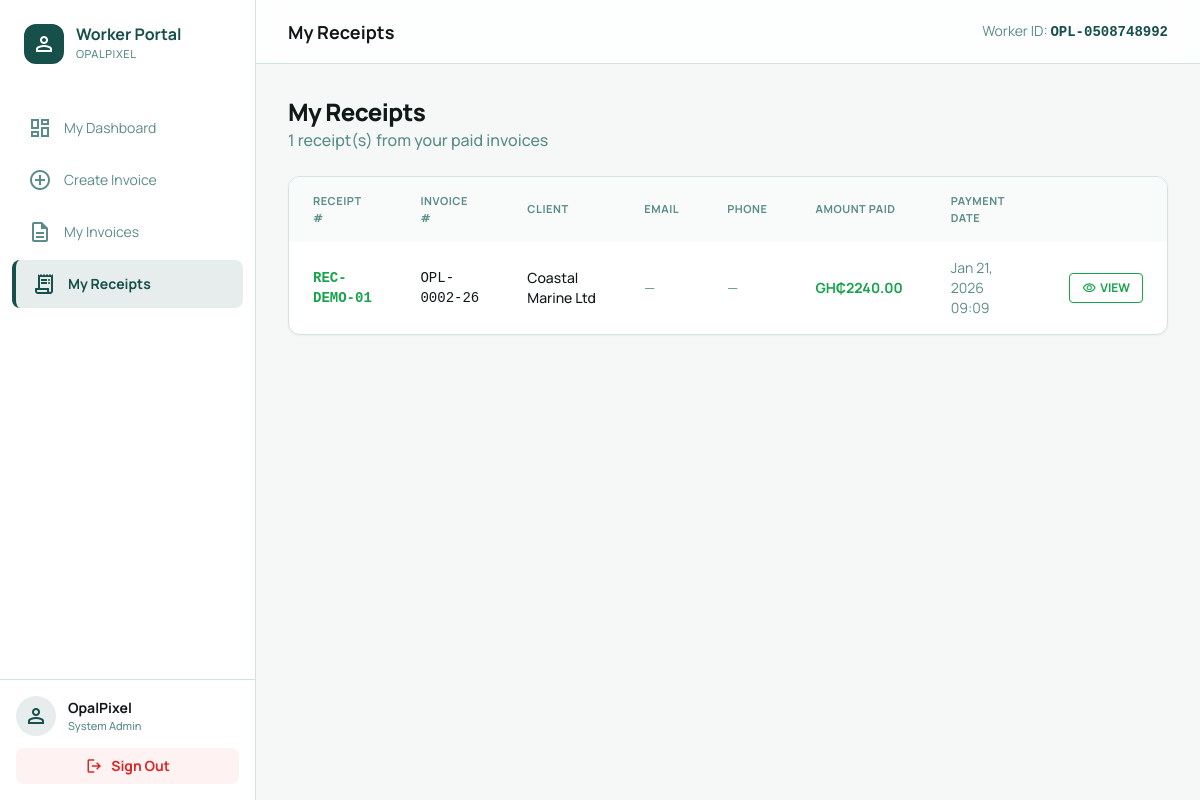
/worker/receipts (signed in), run on the app's committed database.
### models.py (models this page shows, shortened)
class User(UserMixin, db.Model):
    id = db.Column(db.Integer, primary_key=True)
    full_name = db.Column(db.String(100), nullable=False)
    worker_id = db.Column(db.String(50), unique=True, nullable=False)
    position = db.Column(db.String(50))
    nationality = db.Column(db.String(80))
    location = db.Column(db.String(150))
    address = db.Column(db.String(255))
    image_path = db.Column(db.String(255))
    role = db.Column(db.String(20), default='worker') # 'admin' or 'worker'
    password_hash = db.Column(db.String(128))

class Receipt(db.Model):
    id = db.Column(db.Integer, primary_key=True)
    invoice_id = db.Column(db.Integer, db.ForeignKey('invoice.id'), nullable=False)
    payment_date = db.Column(db.DateTime, default=datetime.utcnow)
    amount_paid = db.Column(db.Float, nullable=False)
    receipt_number = db.Column(db.String(50), unique=True, nullable=False)

class Invoice(db.Model):
    id = db.Column(db.Integer, primary_key=True)
    invoice_number = db.Column(db.String(30), unique=True)
    client_name = db.Column(db.String(100), nullable=False)
    client_email = db.Column(db.String(120))
    client_phone = db.Column(db.String(30))
    client_address = db.Column(db.String(255))
    amount = db.Column(db.Float, nullable=False)
    tax_rate = db.Column(db.Float, default=0.0)
    tax_amount = db.Column(db.Float, default=0.0)
    status = db.Column(db.String(20), default='Pending') # Pending, Paid
    date_created = db.Column(db.DateTime, default=datetime.utcnow)
    due_date = db.Column(db.DateTime)
    user_id = db.Column(db.Integer, db.ForeignKey('user.id'), nullable=False)
    user = db.relationship('User', backref='invoices', lazy=True)
    items = db.relationship('InvoiceItem', backref='invoice', lazy=True)
    receipt = db.relationship('Receipt', backref='invoice', uselist=False, lazy=True)

### app.py (the view)
@app.route('/worker/receipts')
@login_required
def my_receipts():
    my_invoice_ids = [inv.id for inv in Invoice.query.filter_by(user_id=current_user.id).all()]
    receipts = Receipt.query.filter(Receipt.invoice_id.in_(my_invoice_ids)).order_by(Receipt.payment_date.desc()).all()
    return render_template('my_receipts.html', user=current_user, receipts=receipts)

### auth.py (called while the page is built)
@login_manager.user_loader
def load_user(user_id):
    return User.query.get(int(user_id))

### templates/my_receipts.html (shortened to what this page needs)
{% extends "base_worker.html" %}
{% block page_title %}My Receipts{% endblock %}
{% block content %}
<div class="max-w-6xl mx-auto">
  <div class="mb-6">
    <h2 class="text-2xl font-extrabold tracking-tight">My Receipts</h2>
    <p class="text-[#5a8c88] font-medium">{{ receipts|length }} receipt(s) from your paid invoices</p>
  </div>
  <div class="bg-white dark:bg-[#1a2b2a] rounded-xl border border-[#d3e3e2] dark:border-[#2a3a39] shadow-sm overflow-hidden">
    <div class="overflow-x-auto">
      <table class="w-full text-left">
        <thead class="bg-[#f9fafa] dark:bg-[#233534] text-[#5a8c88] text-[11px] font-bold uppercase tracking-wider">
          <tr>
            <th class="px-6 py-4">Receipt #</th>
            <th class="px-6 py-4">Invoice #</th>
            <th class="px-6 py-4">Client</th>
            <th class="px-6 py-4">Email</th>
            <th class="px-6 py-4">Phone</th>
            <th class="px-6 py-4">Amount Paid</th>
            <th class="px-6 py-4">Payment Date</th>
            <th class="px-6 py-4"></th>
          </tr>
        </thead>
        <tbody class="divide-y divide-[#d3e3e2] dark:divide-[#2a3a39]">
          {% for receipt in receipts %}
          <tr class="hover:bg-gray-50 dark:hover:bg-[#233534]/50 transition-colors">
            <td class="px-6 py-4 font-bold text-sm font-mono text-green-600">{{ receipt.receipt_number }}</td>
            <td class="px-6 py-4 text-sm font-mono">{{ receipt.invoice.invoice_number or ('#INV-' ~ receipt.invoice.id) }}</td>
            <td class="px-6 py-4 text-sm font-medium">{{ receipt.invoice.client_name }}</td>
            <td class="px-6 py-4 text-sm text-[#5a8c88]">{{ receipt.invoice.client_email or '—' }}</td>
            <td class="px-6 py-4 text-sm text-[#5a8c88]">{{ receipt.invoice.client_phone or '—' }}</td>
            <td class="px-6 py-4 font-bold text-sm text-green-600">GH₵{{ "%.2f"|format(receipt.amount_paid) }}</td>
            <td class="px-6 py-4 text-sm text-[#5a8c88]">{{ receipt.payment_date.strftime('%b %d, %Y %H:%M') }}</td>
            <td class="px-6 py-4 text-right whitespace-nowrap">
              <a href="{{ url_for('view_receipt', invoice_id=receipt.invoice_id) }}" class="inline-flex items-center gap-1 text-green-600 hover:text-green-700 font-bold text-xs border border-green-600 px-3 py-1.5 rounded">
                <span class="material-symbols-outlined text-[14px]">visibility</span>
                VIEW
              </a>
            </td>
          </tr>
          {% endfor %}
        </tbody>
      </table>
    </div>
  </div>
</div>
{% endblock %}

### templates/base_worker.html (shortened to what this page needs)
<!DOCTYPE html>
<html lang="en" class="light">
<head>
  <script src="https://cdn.tailwindcss.com?plugins=forms,container-queries"></script>
  <script id="tailwind-config">
    tailwind.config = {
      darkMode: "class",
      theme: {
        extend: {
          colors: {
            primary: "#174f4a",
            accent: "#F4B393",
            "background-light": "#f6f8f8",
            "background-dark": "#131f1e",
          },
          fontFamily: {
            display: ["Manrope", "sans-serif"],
          },
        },
      },
    };
  </script>
</head>
<body class="bg-background-light dark:bg-background-dark text-[#101918] dark:text-[#f9fbfb] min-h-screen flex overflow-hidden">
  <aside class="w-64 border-r border-[#d3e3e2] dark:border-[#2a3a39] bg-white dark:bg-[#1a2b2a] flex flex-col h-screen shrink-0">
    <div class="p-6 flex items-center gap-3">
      <div class="size-10 rounded-xl bg-primary flex items-center justify-center text-white">
        <span class="material-symbols-outlined">person</span>
      </div>
      <div>
        <h1 class="text-primary dark:text-[#f9fbfb] text-base font-bold leading-none">Worker Portal</h1>
        <p class="text-[#5a8c88] text-[11px] font-medium uppercase tracking-wider mt-1">OpalPixel</p>
      </div>
    </div>
    <nav class="flex-1 px-3 py-4 space-y-1">
      <a class="flex items-center gap-3 px-4 py-3 rounded-lg text-[#5a8c88] hover:bg-gray-50 dark:hover:bg-[#233534] transition-colors {{ 'active-nav text-primary font-bold' if request.endpoint == 'worker_dashboard' else '' }}" href="{{ url_for('worker_dashboard') }}">
        <span class="material-symbols-outlined">dashboard</span><span class="text-sm">My Dashboard</span>
      </a>
      <a class="flex items-center gap-3 px-4 py-3 rounded-lg text-[#5a8c88] hover:bg-gray-50 dark:hover:bg-[#233534] transition-colors {{ 'active-nav text-primary font-bold' if request.endpoint == 'create_invoice' else '' }}" href="{{ url_for('create_invoice') }}">
        <span class="material-symbols-outlined">add_circle</span><span class="text-sm">Create Invoice</span>
      </a>
      <a class="flex items-center gap-3 px-4 py-3 rounded-lg text-[#5a8c88] hover:bg-gray-50 dark:hover:bg-[#233534] transition-colors {{ 'active-nav text-primary font-bold' if request.endpoint == 'my_invoices' else '' }}" href="{{ url_for('my_invoices') }}">
        <span class="material-symbols-outlined">description</span><span class="text-sm">My Invoices</span>
      </a>
      <a class="flex items-center gap-3 px-4 py-3 rounded-lg text-[#5a8c88] hover:bg-gray-50 dark:hover:bg-[#233534] transition-colors {{ 'active-nav text-primary font-bold' if request.endpoint == 'my_receipts' else '' }}" href="{{ url_for('my_receipts') }}">
        <span class="material-symbols-outlined">receipt_long</span><span class="text-sm">My Receipts</span>
      </a>
    </nav>
    <div class="p-4 mt-auto border-t border-[#d3e3e2] dark:border-[#2a3a39]">
      <div class="flex items-center gap-3 mb-3">
        {% if user.image_path %}
        <img src="{{ url_for('static', filename=user.image_path) }}" alt="Profile" class="size-10 rounded-full object-cover border-2 border-primary/30">
        {% else %}
        <div class="size-10 rounded-full bg-primary/10 flex items-center justify-center">
          <span class="material-symbols-outlined text-primary">person</span>
        </div>
        {% endif %}
        <div class="flex-1 min-w-0">
          <p class="text-sm font-bold truncate">{{ user.full_name }}</p>
          <p class="text-[11px] text-[#5a8c88] font-medium truncate">{{ user.position or 'Worker' }}</p>
        </div>
      </div>
      <a href="{{ url_for('auth.logout') }}" class="w-full bg-red-50 text-red-600 py-2 rounded-lg font-bold text-sm flex items-center justify-center gap-2 hover:bg-red-100 transition-colors">
        <span class="material-symbols-outlined text-[18px]">logout</span>
        Sign Out
      </a>
    </div>
  </aside>
  <main class="flex-1 flex flex-col overflow-hidden h-screen">
    <header class="h-16 border-b border-[#d3e3e2] dark:border-[#2a3a39] bg-white/80 dark:bg-[#1a2b2a]/80 backdrop-blur-md px-8 flex items-center justify-between z-10">
      <div class="flex items-center gap-4">
        <h2 class="text-lg font-bold">{% block page_title %}Dashboard{% endblock %}</h2>
      </div>
      <div class="flex items-center gap-4">
        <span class="text-sm text-[#5a8c88]">Worker ID: <span class="font-mono font-bold text-primary">{{ user.worker_id }}</span></span>
      </div>
    </header>
    <div id="dashboardContent" class="flex-1 overflow-y-auto p-8 custom-scrollbar dashboard-scroll">
      {% block content %}{% endblock %}
    </div>
  </main>
</body>
</html>

### templates/base_worker.html (style rules this page uses)
body { font-family: 'Manrope', sans-serif; }
.material-symbols-outlined { font-variation-settings: 'FILL' 0, 'wght' 400, 'GRAD' 0, 'opsz' 24; }
.active-nav { background-color: rgba(23, 79, 74, 0.1); border-left: 4px solid #174f4a; }
.dashboard-scroll { max-height: calc(100vh - 64px); }

### data on the page
User: full_name "OpalPixel", position "System Admin", worker_id "OPL-0508748992"
Receipt: receipt_number "REC-DEMO-01", invoice "OPL-0002-26", invoice.client_name "Coastal Marine Ltd", invoice "—", amount_paid "2240.00", payment_date "Jan 21, 2026 09:09"

### other printed values
{{ receipts|length }} "1"
